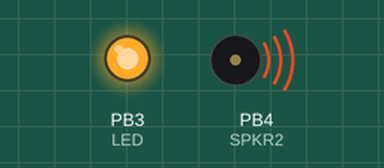
Recording of a program running on a simulated ATtiny85, built with avr-gcc and emulated at 8 MHz. Shown: output pins drawn as LEDs (lit = HIGH), buzzer (waves = sounding).

Above: at 0.1 s.
At 1.1 s:
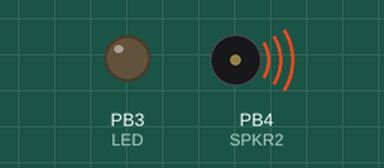
Timing chart, 0 to 2.1 s (numbered marks = the images above):
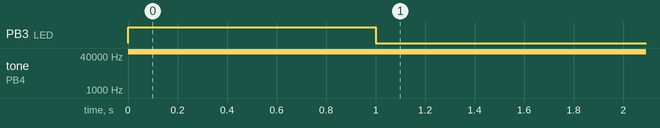

Measured:
- by itself, PB3 (LED): LOW → HIGH at 0.00 s, → LOW 1.0 s later
- by itself, tone on PB4 (SPKR2): silent → 62500 Hz at 0.00 s

The program:

main.c
```c
#include <avr/io.h>
#include <avr/interrupt.h>
#include <util/delay.h>
#include "bits.h"

#define SPKR2 PB4
#define LED PB3

//Sin table values

uint8_t  sine[256] = {
  0x80, 0x83, 0x86, 0x89, 0x8C, 0x90, 0x93, 0x96,
  0x99, 0x9C, 0x9F, 0xA2, 0xA5, 0xA8, 0xAB, 0xAE,
  0xB1, 0xB3, 0xB6, 0xB9, 0xBC, 0xBF, 0xC1, 0xC4,
  0xC7, 0xC9, 0xCC, 0xCE, 0xD1, 0xD3, 0xD5, 0xD8,
  0xDA, 0xDC, 0xDE, 0xE0, 0xE2, 0xE4, 0xE6, 0xE8,
  0xEA, 0xEB, 0xED, 0xEF, 0xF0, 0xF1, 0xF3, 0xF4,
  0xF5, 0xF6, 0xF8, 0xF9, 0xFA, 0xFA, 0xFB, 0xFC,
  0xFD, 0xFD, 0xFE, 0xFE, 0xFE, 0xFF, 0xFF, 0xFF,
  0xFF, 0xFF, 0xFF, 0xFF, 0xFE, 0xFE, 0xFE, 0xFD,
  0xFD, 0xFC, 0xFB, 0xFA, 0xFA, 0xF9, 0xF8, 0xF6,
  0xF5, 0xF4, 0xF3, 0xF1, 0xF0, 0xEF, 0xED, 0xEB,
  0xEA, 0xE8, 0xE6, 0xE4, 0xE2, 0xE0, 0xDE, 0xDC,
  0xDA, 0xD8, 0xD5, 0xD3, 0xD1, 0xCE, 0xCC, 0xC9,
  0xC7, 0xC4, 0xC1, 0xBF, 0xBC, 0xB9, 0xB6, 0xB3,
  0xB1, 0xAE, 0xAB, 0xA8, 0xA5, 0xA2, 0x9F, 0x9C,
  0x99, 0x96, 0x93, 0x90, 0x8C, 0x89, 0x86, 0x83,
  0x80, 0x7D, 0x7A, 0x77, 0x74, 0x70, 0x6D, 0x6A,
  0x67, 0x64, 0x61, 0x5E, 0x5B, 0x58, 0x55, 0x52,
  0x4F, 0x4D, 0x4A, 0x47, 0x44, 0x41, 0x3F, 0x3C,
  0x39, 0x37, 0x34, 0x32, 0x2F, 0x2D, 0x2B, 0x28,
  0x26, 0x24, 0x22, 0x20, 0x1E, 0x1C, 0x1A, 0x18,
  0x16, 0x15, 0x13, 0x11, 0x10, 0x0F, 0x0D, 0x0C,
  0x0B, 0x0A, 0x08, 0x07, 0x06, 0x06, 0x05, 0x04,
  0x03, 0x03, 0x02, 0x02, 0x02, 0x01, 0x01, 0x01,
  0x01, 0x01, 0x01, 0x01, 0x02, 0x02, 0x02, 0x03,
  0x03, 0x04, 0x05, 0x06, 0x06, 0x07, 0x08, 0x0A,
  0x0B, 0x0C, 0x0D, 0x0F, 0x10, 0x11, 0x13, 0x15,
  0x16, 0x18, 0x1A, 0x1C, 0x1E, 0x20, 0x22, 0x24,
  0x26, 0x28, 0x2B, 0x2D, 0x2F, 0x32, 0x34, 0x37,
  0x39, 0x3C, 0x3F, 0x41, 0x44, 0x47, 0x4A, 0x4D,
  0x4F, 0x52, 0x55, 0x58, 0x5B, 0x5E, 0x61, 0x64,
  0x67, 0x6A, 0x6D, 0x70, 0x74, 0x77, 0x7A, 0x7D
};

void init(void) {
    // Set speaker pin to output
    DDRB |= BITS(SPKR2, LED);

    // Generate 64 MHz PDM using Timer 1
    PLLCSR |= BITS(PLLE); // Enable PLL and wait for lock
    do {
        _delay_us(100);
    } while (!(PLLCSR & BITS(PLOCK)));
    PLLCSR |= BITS(PCKE);  // Enable Timer 1 asynchronous mode
    GTCCR |= BITS(PWM1B);  // Enable PWM mode using ORC1B
    GTCCR |= BITS(COM1B1); // Set OC1B at TCNT1=0, clear on OCR1B match
    OCR1B = 1;             // Each pulse should be only 1 clock cycle long
    OCR1C = 127;           // OCR1C determines the time between pulses
    TCCR1 |= BITS(CS10);   // Use PLL as clock source, no prescaler
    //TIMSK |= BITS(TOIE1);  // Enable overflow interrupt after each output pulse

    // Generate 8kHz for sample rate with Timer 0
    TCCR0A |= BITS(WGM01); // Clear timer on compare match
    TCCR0B |= BITS(CS01);  // Prescaler = 8
    OCR0A = 124;           // 8 MHz / 8 / 125 = 8 kHz
    TIMSK |= BITS(OCIE0A); // Enable compare match interrupt at 8 kHz
}

// Amplitude 16 <= x < 255
void set_amplitude(uint16_t ampl) {
    uint8_t min = 8;
    if (ampl < min) ampl = min;
    uint8_t delay = ((uint16_t) min * 255) / ampl;
    if (delay < min) delay = min;
    OCR1C = delay;
}

volatile uint8_t sample = 0;
ISR(TIMER0_COMPA_vect) {
    //PORTB |= BITS(LED);
    //PORTB ^= BITS(LED);
    set_amplitude(sine[sample]);
    sample += 16;
}


int main(void) {
    init();

    PORTB |= BITS(LED);
    _delay_ms(1000);
    PORTB &= ~BITS(LED);
    sei();

    //uint8_t i;
    //uint8_t volume = 255;
    while (1) {
        _delay_us(25);
        //for (i = 0; i < 10; i++) {
            //PORTB |= (1 << SPKR);
            //PORTB &= ~(1 << SPKR);
            //_delay_us(10);
        //}
    }
}
```

bits.h
```c
#define EMPTY(...)
// Defers expansion of the argument by 1, 2 or 3 scans
#define DEFER(...) __VA_ARGS__ EMPTY()
#define DEFER2(...) __VA_ARGS__ DEFER(EMPTY)()
#define DEFER3(...) __VA_ARGS__ DEFER2(EMPTY)()

// Concatenate the arguments to one token
#define PRIMITIVE_CAT(a, ...) a ## __VA_ARGS__

// Apply multiple scans to the argument expression (>64 to allow uint64_t masks)
#define EVAL(...)  EVAL1(EVAL1(EVAL1(__VA_ARGS__)))
#define EVAL1(...) EVAL2(EVAL2(EVAL2(__VA_ARGS__)))
#define EVAL2(...) EVAL3(EVAL3(EVAL3(__VA_ARGS__)))
#define EVAL3(...) EVAL4(EVAL4(EVAL4(__VA_ARGS__)))
#define EVAL4(...) __VA_ARGS__

// Always expand to the second token after expansion of arguments.
// One level of indirection to expand arguments before selecting.
#define SELECT_2ND(...) SELECT_2ND_INDIRECT(__VA_ARGS__, , )
#define SELECT_2ND_INDIRECT(x1, x2, ...) x2

// Expands to a comma (which means two empty tokens in a parameter list).
// Thus, SELECT_2ND will expand to an empty token if this is the first argument.
#define BITS_RECURSIVE__END_RECURSION ,

// Adds the END_RECURSION parameter, which marks the end of the arguments
#define BITS(...) \
    (0 EVAL(BITS_RECURSIVE(__VA_ARGS__, END_RECURSION,)))

// When hitting END_RECURSION, the CAT will expand to "," and SELECT_2ND
// will select the empty argument instead of the recursive call.
#define BITS_RECURSIVE(bit, ...) \
    SELECT_2ND(PRIMITIVE_CAT(BITS_RECURSIVE__, bit), \
             | (1ull<<bit) DEFER3(BITS_INDIRECT)()(__VA_ARGS__))
// Needed to circumvent disabling contexts for recursive expansion
#define BITS_INDIRECT() BITS_RECURSIVE
```
